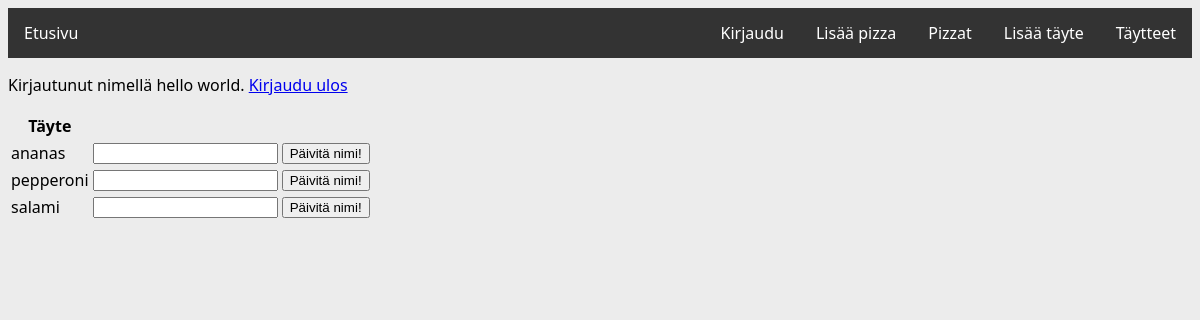
Page /taytteet/ (signed in) on the earlier database version.
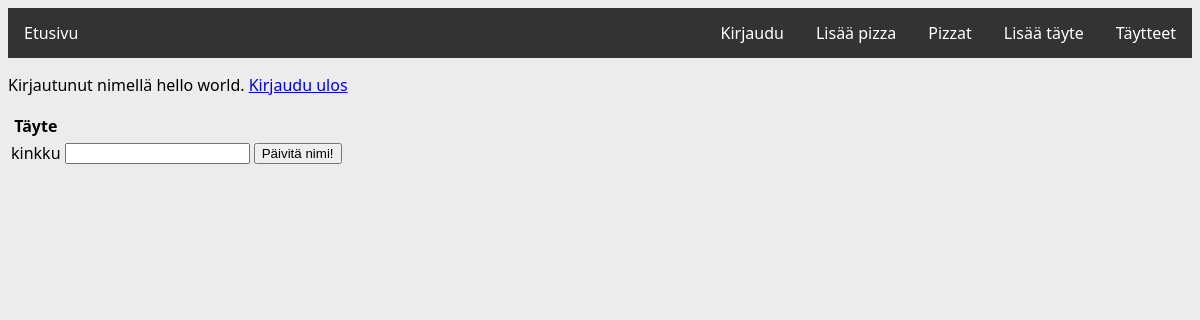
Same page on the later database version.
### application/auth/models.py (models this page shows, shortened)
class User(db.Model):
    __tablename__ = "account"
    id = db.Column(db.Integer, primary_key=True)
    date_created = db.Column(db.DateTime, default=db.func.current_timestamp())
    date_modified = db.Column(db.DateTime, default=db.func.current_timestamp(),
                              onupdate=db.func.current_timestamp())
    name = db.Column(db.String(144), nullable=False)
    username = db.Column(db.String(144), nullable=False)
    password = db.Column(db.String(144), nullable=False)

### application/taytteet/models.py (models this page shows, shortened)
class Tayte(db.Model):
    id = db.Column(db.Integer, primary_key=True)
    name = db.Column(db.String(144), nullable=False)

### application/taytteet/views.py (the view)
@app.route("/taytteet/", methods=["GET"])
def taytteet_index():
    return render_template("taytteet/lista.html", taytteet = Tayte.query.all())

### application/__init__.py (called while the page is built)
@login_manager.user_loader
def load_user(user_id):
    return User.query.get(user_id)

### application/templates/taytteet/lista.html
{% extends "layout.html" %}
{% block body %}
  <table>
    <tr>
      <th>Täyte</th>
      <th></th>
    </tr>
    {% for tayte in taytteet %}
    <tr>
      <td>{{ tayte.name }}</td>
      <td>
        <form method="POST" action="{{ url_for('taytteet_set_name', tayte_id=tayte.id) }}">
          <input type="text" name="name"/>
          <input type="submit" value="Päivitä nimi!"/>
        </form>
      </td>
    </tr>
    {% endfor %}
  </table>
{% endblock %}

### application/templates/layout.html (shortened to what this page needs)
<!DOCTYPE html>
  <html>
    <head>
      <link rel="stylesheet" href="{{ url_for('static', filename='css/main.css') }}">
    </head>
    <body>
      <ul id="menu">
        <li><a href="/">Etusivu</a></li>
	      <li style="float:right"><a href="{{ url_for('taytteet_index') }}">Täytteet</a></li>
        <li style="float:right"><a href="{{ url_for('taytteet_form') }}">Lisää täyte</a></li>
        <li style="float:right"><a href="{{ url_for('pizzat_index') }}">Pizzat</a></li>
        <li style="float:right"><a href="{{ url_for('pizzat_form') }}">Lisää pizza</a></li>
        <li style="float:right"><a href="{{ url_for('auth_login') }}">Kirjaudu</a></li>
      </ul>
      {% if current_user.is_authenticated %}
      <p>
        Kirjautunut nimellä {{ current_user.name }}. <a href="{{ url_for('auth_logout') }}">Kirjaudu ulos</a>
      </p>
      {% else %}
      <a href="{{ url_for('auth_login') }}">Kirjaudu</a>
      {% endif %}
      {% block body %}{% endblock %}
    </body>
  </html>

### application/static/css/main.css (style rules this page uses)
body { background-color: #ececec; font-family: 'Segoe UI', Tahoma, Geneva, Verdana, sans-serif; }
ul#menu { list-style-type: none; margin: 0; padding: 0; overflow: hidden; background-color: #333; }
ul#menu li { float: left; }
ul#menu li a { display: block; color: white; text-align: center; padding: 14px 16px; text-decoration: none; }

Differences in the rows shown:
removed Tayte: name "pepperoni"
removed Tayte: name "salami"
changed Tayte: name "ananas" → "kinkku"
